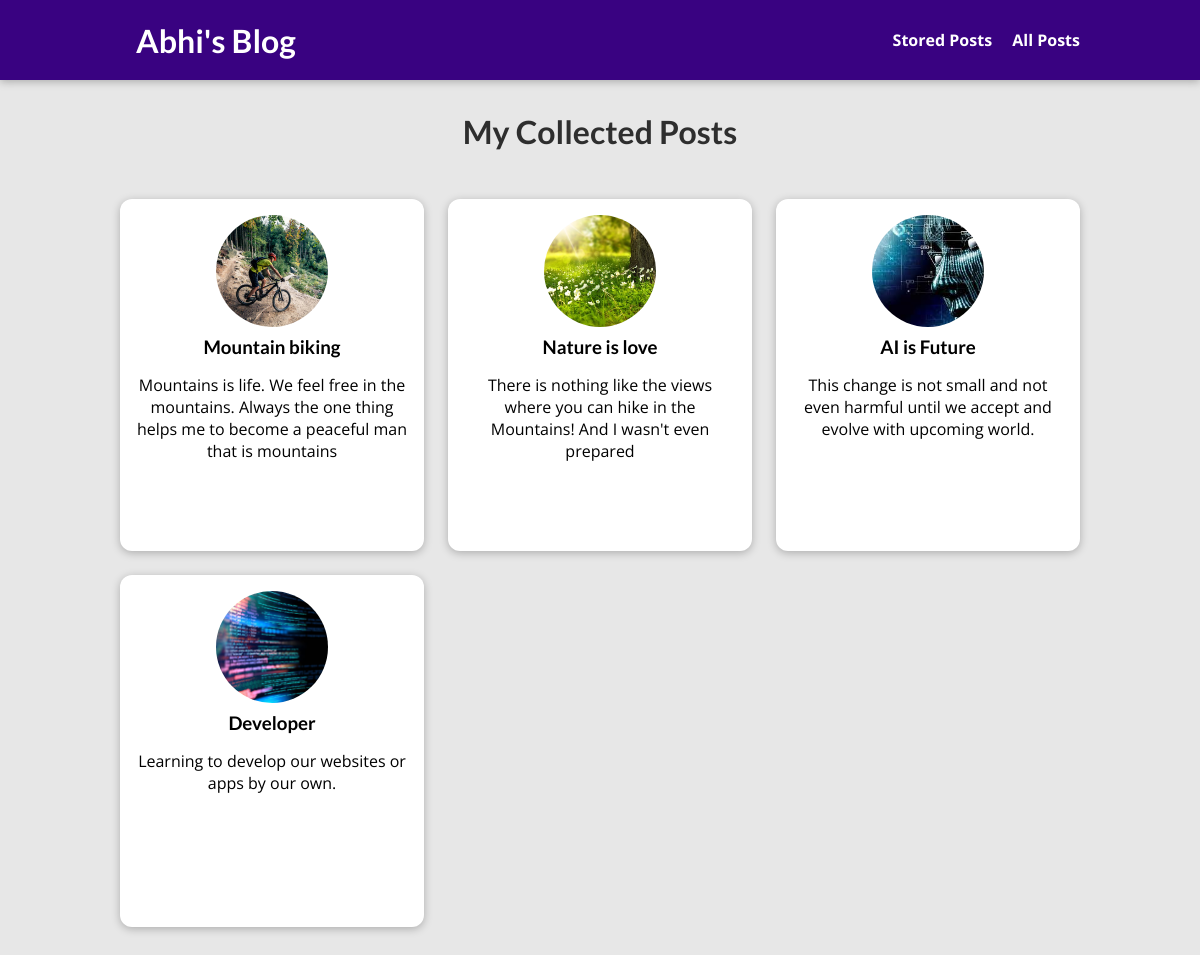
The app's page /posts, older data.
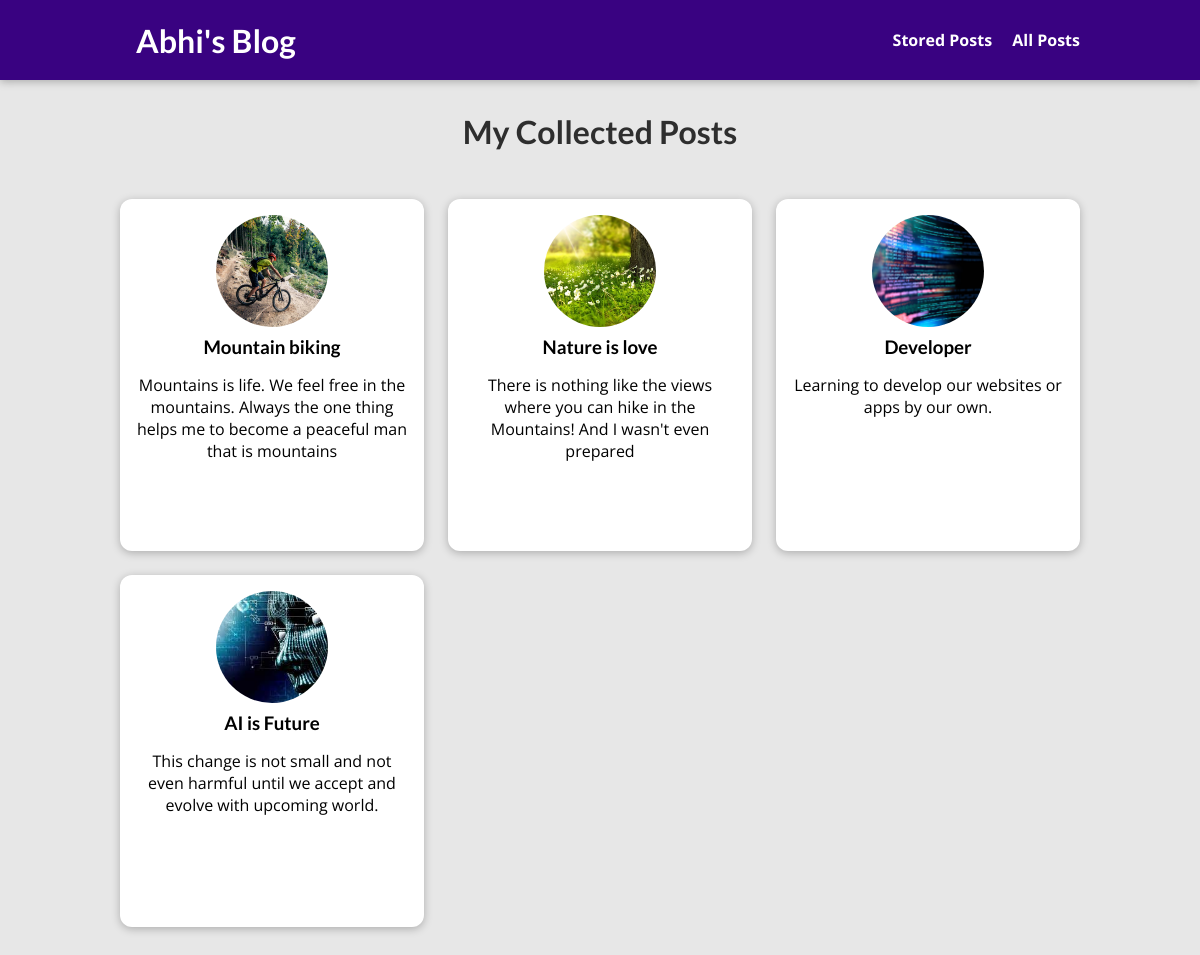
The same page, newer data.
### blog/models.py (models this page shows, shortened)
class Post(models.Model):
    title = models.CharField(max_length=150)
    excerpt = models.CharField(max_length=200)
    image = models.ImageField(upload_to="posts", null=True)
    date = models.DateField(auto_now=True)
    slug = models.SlugField(unique=True, db_index=True)
    content = models.TextField(validators=[MinLengthValidator(10)])
    author = models.ForeignKey(Author, on_delete=models.SET_NULL, null=True, related_name="posts")
    tags = models.ManyToManyField(Tag)

### blog/views.py (the view)
# urls.py: path("posts",views.AllPostView.as_view(), name="posts-page"),
class AllPostView(ListView):
    template_name = "blog/all-posts.html"
    model = Post
    ordering = ["-date"]
    context_object_name = "all_posts"

### blog/templates/blog/all-posts.html (shortened to what this page needs)
{% extends "base.html" %}
{% load static %}
{% block css_files %}
<link rel="stylesheet" href="{% static 'blog/posts.css' %}" />
<link rel="stylesheet" href="{% static 'blog/all-posts.css' %}" />
{% endblock %}
{% block content %}
<section id="all-posts">
  <h2>My Collected Posts</h2>
  <ul>
    {% for post in all_posts %}
      {% include "blog/include/post.html" %}
    {% endfor %}
  </ul>
</section>
{% endblock %}

### blog/templates/blog/include/post.html
<li>
    <article class="post">
      <a href="{% url 'post-detail-page' post.slug %}">
        <img src="{{ post.image.url }}" alt="{{ post.title }}">
        <div class="post-content">
          <h3>{{ post.title }}</h3>
          <p>
            {{ post.excerpt }}
          </p>
        </div>
      </a>
    </article>
  </li>

Row changes from the older to the newer data that the page shows:
changed Post "Developer": moves up the list
